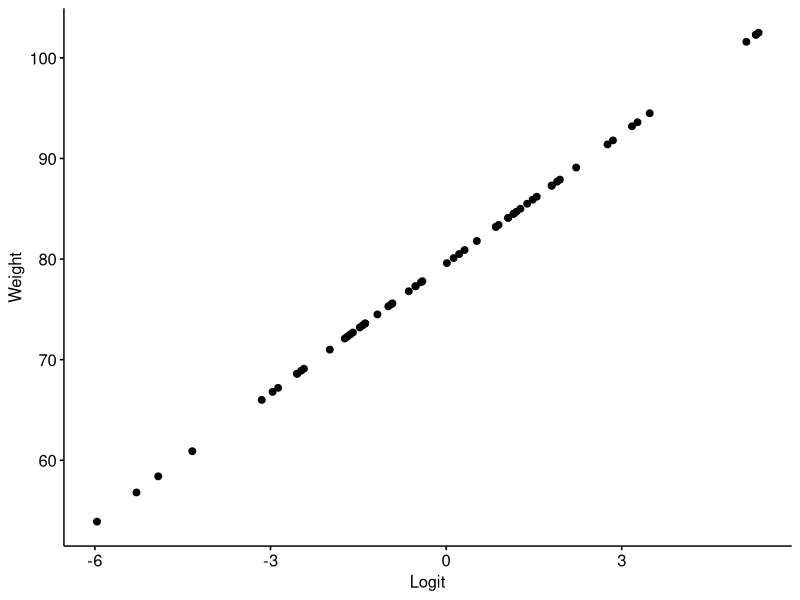
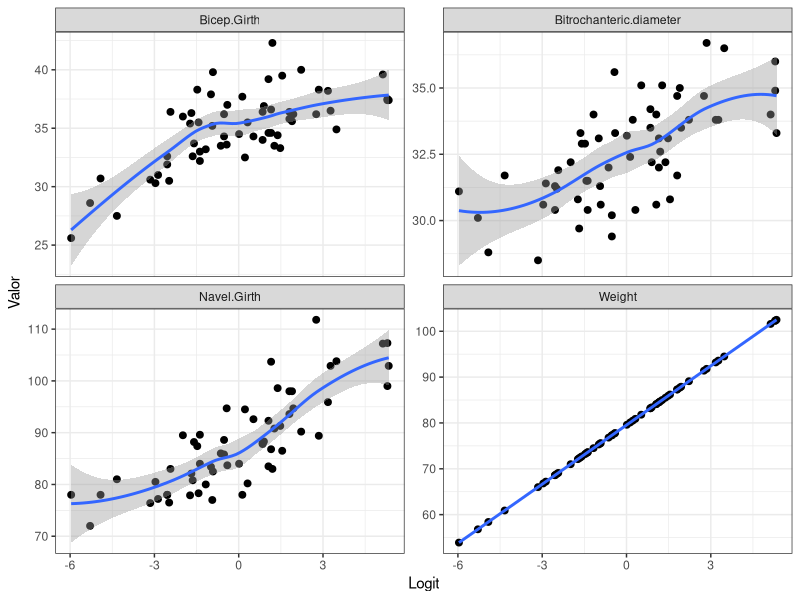

Write R code to recreate these figures, in order. (Note: this script raises an error after producing the figures.)
## ---- chunk 1
knitr::opts_chunk$set(echo = TRUE)

#############
# Librerías #
#############

library(dplyr)
library(tidyverse)
library(ggpubr)
library(ggplot2)
library(tidyr)
library(reshape2)
library(pROC)
library(lmtest)
library(car)

datos <- read.csv2("EP09 Datos.csv", sep = ";")

# creacion columnas IMC y EN
datos$IMC <- datos$Weight / (datos$Height / 100) ^ 2
datos$EN <- ifelse(datos$IMC >= 25.0, "Sobrepeso", "No Sobrepeso")
datos$EN <- factor(datos$EN)

## ---- chunk 2
set.seed(8215) # cambie la semilla para poder hacer bien el ejercicio, con la otra daba mal el modelo_adelante

# muestra 90 hombres
hombres <- datos[datos$Gender == 1, ]

hombre_Sobrepeso <- hombres[hombres$EN == "Sobrepeso",]
hombre_No_Sobrepeso <- hombres[hombres$EN == "No Sobrepeso",]

muestra_Sobrepeso <- hombre_Sobrepeso[sample(1:nrow(hombre_Sobrepeso), size = 45), ]
muestra_No_Sobrepeso <- hombre_No_Sobrepeso[sample(1:nrow(hombre_No_Sobrepeso), size = 45), ]

muestra <- rbind(muestra_No_Sobrepeso, muestra_Sobrepeso)

Sobrepeso30 <- muestra_Sobrepeso[1:30, ]
Sobrepeso15 <- muestra_Sobrepeso[31:45, ]

NoSobrepeso30 <- muestra_No_Sobrepeso[1:30, ]
NoSobrepeso15 <- muestra_No_Sobrepeso[31: 45, ]

entrenamiento <- rbind(Sobrepeso30, NoSobrepeso30)
prueba <- rbind(NoSobrepeso15, Sobrepeso15)


# 8 predictores ejercicio 9
predictores <- c( "Knees.diameter", "Bicep.Girth", "Chest.diameter", "Wrists.diameter", "Elbows.diameter", "Chest.depth", "Bitrochanteric.diameter", "Navel.Girth")

# Se selecciona el predictor peso para predecir la variable EN. 

# Se construye el modelo de regresion logistica con el predictor seleccionado
entrenamiento$EN <- as.factor(entrenamiento$EN)
modelo <- glm(EN ~ Weight,  data = entrenamiento, family = binomial(link = "logit")) # ojo de usar factor

formula <- formula(paste(c(". ~ .", predictores), collapse = " + ")) 
# por lo que entiendo esto lo que hace es agregarle los predicotores al modelo que ya teniamos
modelo_completo <- update(modelo, formula)
summary(modelo_completo)

# Agregamos predicotores usando seleccion hacia adelante
modelo_adelante <- step(modelo, scope = list(lower = modelo, upper = modelo_completo), direction = "both")
summary(modelo_adelante)

# Se evalúa el modelo
# OJO que el ejercicio pedia evaluar los 2. Por lo mismo la multicolinealidad solo se verifica para los multiples, ver scritp de ejemplo

predictores_modelo_adelante <- names(coef(modelo_adelante))[-1]
datos_p <- entrenamiento[, c(predictores_modelo_adelante, "Weight")]
datos_p

resultados <- data.frame(respuesta_predicha = fitted(modelo_adelante))


resultados[["residuos_estandarizados"]] <- rstandard(modelo_adelante)
resultados[["residuos_estudiantizados"]] <- rstudent(modelo_adelante)
resultados[["distancia_Cook"]] <- cooks.distance(modelo_adelante)
resultados[["dfBeta"]] <- dfbeta(modelo_adelante)
resultados[["dffit"]] <- dffits(modelo_adelante)
resultados[["apalancamiento"]] <- hatvalues(modelo_adelante)
resultados[["covratio"]] <- covratio(modelo_adelante)

cat("Identificación de valores atípicos: \n")

# Buscamos las observciones con residuos estandarizados fuera del 95% esperado
sospechoso1 <- which(abs(resultados[["residuos_estandarizados"]]) > 1.96)
cat("- Residuos estandarizados fuera del 95% esperado: ", sospechoso1, "\n")

# Buscamos observaciones con distancia de Cook mayor a 1
sospechoso2 <- which(resultados[["distancia_cook"]] > 1)
cat("- Residuos con una distancia de Cook alta:", sospechoso2, "\n")

# Buscamos observaciones con apalancamiento mayor igual al doble del apalacamiento promedio
apal_medio <- (ncol(datos_p) + 1) / nrow(datos_p)
sospechoso3 <- which(resultados[["apalancamiento"]] > 2 * apal_medio)
cat("- Residuos con apalancamiento fuera del rango: ", sospechoso3, "\n")

sospechoso4 <- which(apply(resultados[["dfBeta"]] >= 1, 1, any))
names(sospechoso4) <- NULL
cat("- Residuos con DFBeta >= 1:", sospechoso4, "\n")

# Buscamos observaciones con razón de covarianza fuera de rango
inferior <- 1 - 3 * apal_medio
superior <- 1 + 3 * apal_medio
sospechoso5 <- which(resultados[["covratio"]] < inferior | resultados[["covratio"]] > superior)
cat("- Residuos con razón de covarianza fuera de rango: ", sospechoso5, "\n")

# Resumen de valores sospechosos

sospechosos <- c(sospechoso1, sospechoso2, sospechoso3, sospechoso4, sospechoso5)

sospechosos <- sort(unique(sospechosos))

cat("\nResumen de valores sospechosos: \n")
cat("Apalancamiento promedio: ", apal_medio, "\n")
cat("Intervalo razón de covarianza: [", inferior, "; ", superior, "]\n\n", sep = "")

print(round(resultados[sospechosos, c("distancia_Cook", "apalancamiento", "covratio")], 3))

# 2. Verificacion de condiciones a modo que el modelo sea generalizable
# 2.1 Independencia de los residuos
cat("Prueba de Durbin-Watson para autocorrelaciones ")
cat("entre errores:\n")
print(durbinWatsonTest(modelo_adelante)) # p-value > 0.05 concluye que son independientes, tener cuidado con el orden de los datos

# Nose bien para que se usan estos graficos, la explicacion esta en el script de ejemplo pero No la entiendo 
# este es el grafico de que tiene solo 1 predictor
xs1 <- data.frame(Logit = log(fitted(modelo)/(1-fitted(modelo))),
                  Weight = entrenamiento[["Weight"]])
pxs1 <- ggscatter(data = xs1, x = "Logit", y = "Weight", conf.int = TRUE)
print(pxs1)


xm1 <- data.frame(Logit = log(fitted(modelo_adelante)/(1-fitted(modelo_adelante))),
                   Weight = entrenamiento[["Weight"]],
                   Navel.Girth = entrenamiento[["Navel.Girth"]],
                   Bicep.Girth = entrenamiento[["Bicep.Girth"]],
                  Bitrochanteric.diameter = entrenamiento[["Bitrochanteric.diameter"]]
                  )
xm1.l <- pivot_longer(xm1, -Logit, names_to = "Predictor", values_to = "Valor")
pxm1 <- ggscatter(data = xm1.l, x = "Logit", y = "Valor", conf.int = TRUE) +
  geom_smooth(method = "loess") +
  theme_bw() +
  facet_wrap(~ Predictor, scales = "free_y")
print(pxm1)
# 
# xm2 <- data.frame(Indice = 1:nrow(entrenamiento),
#                   Residuo.estandarizado = rstandard(modelo_adelante))
# pxm2 <- ggscatter(data = xm2, x = "Indice", y = "Residuo.estandarizado")
# print(pxm2)

# 2.2 Distribucion Normal de los residuos
cat("Prueba de Noramalidad para los residuos:\n")
print(shapiro.test(modelo_adelante$residuals)) # p-value > 0.05, siguen una distribucion Normal

# 2.3 Homocedasticidad de los residuos
cat("Prueba de homocedasticidad para los residuos:\n")
print(bptest(modelo_adelante)) # ojo que esta cambia respecto de RLM y RLS

# 2.4 Multicolinealidad
vifs <- vif(modelo_adelante)
cat("Verificar la multicolinealidad:\n")
cat("- VIFs: \n")
print(vifs)
cat("- Tolerancias:\n")
print(1/vifs)
cat("- VIF medio: ", mean(vifs), "\n")

# Con lo anterior tenemos que el modelo esta bien ajustado y es generalizable. 


# Se evalúa el poder predictivo: usar matriz de confusion, primero se vera a maNo luego con las funciones de caret

# 1. sin paquetes caret/leaps

# modelo con los datos de entrenamiento 
umbral = 0.5

probs.trm <- fitted(modelo_adelante)
preds.trm <- sapply(probs.trm,
                    function (p) ifelse (p >= umbral, "Sobrepeso", "No Sobrepeso"))
#preds.trm <- factor(preds.trm, levels = levels(entrenamiento[["EN"]]))
TP.trm <- sum(entrenamiento[["EN"]] == "Sobrepeso" & preds.trm == "Sobrepeso")
FP.trm <- sum(entrenamiento[["EN"]] == "No Sobrepeso" & preds.trm == "Sobrepeso")
TN.trm <- sum(entrenamiento[["EN"]] == "No Sobrepeso" & preds.trm == "No Sobrepeso")
FN.trm <- sum(entrenamiento[["EN"]] == "Sobrepeso" & preds.trm == "No Sobrepeso")
acc.trm <- (TP.trm + TN.trm) / (TP.trm + FP.trm + TN.trm + FN.trm)
sen.trm <- TP.trm / (TP.trm + FN.trm)
esp.trm <- TN.trm / (TN.trm + FP.trm)

# Ahora calculemos el poder predictivo del modelo adelante en los datos de prueba 
probs.tem <- predict(modelo_adelante, prueba, type = "response")
preds.tem <- sapply(probs.tem,
                    function (p) ifelse (p >= umbral, "Sobrepeso", "No Sobrepeso"))
#preds.tem <- factor(preds.tem, levels = levels(prueba[["EN"]]))
TP.tem <- sum(prueba[["EN"]] == "Sobrepeso" & preds.tem == "Sobrepeso")
FP.tem <- sum(prueba[["EN"]] == "No Sobrepeso" & preds.tem == "Sobrepeso")
TN.tem <- sum(prueba[["EN"]] == "No Sobrepeso" & preds.tem == "No Sobrepeso")
FN.tem <- sum(prueba[["EN"]] == "Sobrepeso" & preds.tem == "No Sobrepeso")
acc.tem <- (TP.tem + TN.tem) / (TP.tem + FP.tem + TN.tem + FN.tem)
sen.tem <- TP.tem / (TP.tem + FN.tem)
esp.tem <- TN.tem / (TN.tem + FP.tem)

cat("\nRendimiento del modelo de RLogM:\n")
cat("    Exactitud entrenamiento:", sprintf("%.2f", acc.trm * 100), "\n")
cat("           Exactitud prueba:", sprintf("%.2f", acc.tem * 100), "\n")
cat(" Sensibilidad entrenamiento:", sprintf("%.2f", sen.trm * 100), "\n")
cat("        Sensibilidad prueba:", sprintf("%.2f", sen.tem * 100), "\n")
cat("Especificidad entrenamiento:", sprintf("%.2f", esp.trm * 100), "\n")
cat("       Especificidad prueba:", sprintf("%.2f", esp.tem * 100), "\n")
cat("\n")

## ---- chunk 3
library(caret)

cat("Evaluacion con conjunto de entrenamiento")

probs_e <- predict(modelo_adelante, entrenamiento, type = "response")

preds_e <- sapply(probs_e, function(p) ifelse(p >= 0.5, "Sobrepeso", "No Sobrepeso"))

preds_e <- factor(preds_e, levels = levels(muestra[["EN"]]))
roc_e <- roc(entrenamiento[["EN"]], probs_e)
plot(roc_e)
matriz_e <- confusionMatrix(preds_e, entrenamiento[["EN"]])
print(matriz_e)


cat("Evaluacion con conjunto de prueba")

probs_p <- predict(modelo_adelante, prueba, type = "response")
probs_p
preds_p <- sapply(probs_p, function(p) ifelse(p >= 0.5, "Sobrepeso", "No sobrepeso"))
preds_p <- factor(preds_p, levels = levels(muestra[["EN"]]))
roc_p <- roc(prueba[["EN"]], probs_p)
plot(roc_p)

matriz_p <- confusionMatrix(preds_p, prueba[["EN"]])
print(matriz_p)
